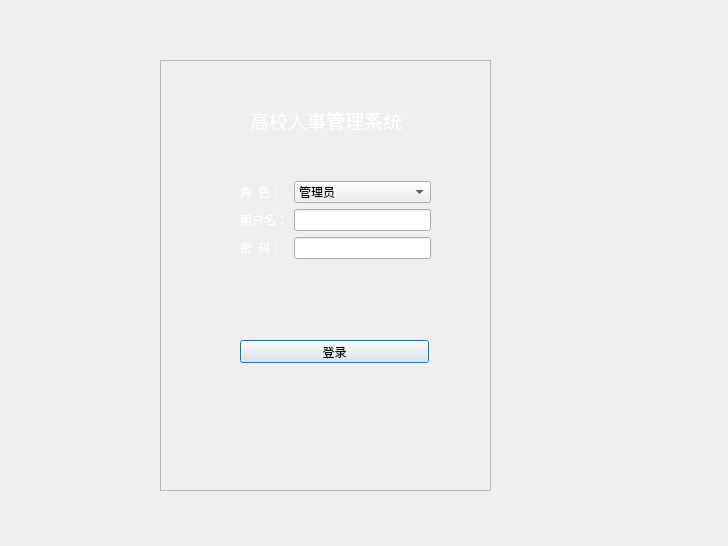
<?xml version="1.0" encoding="UTF-8"?>
<ui version="4.0">
 <class>Dialog</class>
 <widget class="QDialog" name="Dialog">
  <property name="geometry">
   <rect>
    <x>0</x>
    <y>0</y>
    <width>728</width>
    <height>546</height>
   </rect>
  </property>
  <property name="windowTitle">
   <string>Dialog</string>
  </property>
  <property name="styleSheet">
   <string notr="true">QFrame{
background-image:url(:/img/img/Login_1.jpg);
}
QLabel{
background:rgba(85,170,255,0);
color:white;
}</string>
  </property>
  <widget class="QFrame" name="frame">
   <property name="geometry">
    <rect>
     <x>160</x>
     <y>60</y>
     <width>331</width>
     <height>431</height>
    </rect>
   </property>
   <property name="frameShape">
    <enum>QFrame::StyledPanel</enum>
   </property>
   <property name="frameShadow">
    <enum>QFrame::Raised</enum>
   </property>
   <widget class="QWidget" name="layoutWidget">
    <property name="geometry">
     <rect>
      <x>80</x>
      <y>100</y>
      <width>191</width>
      <height>121</height>
     </rect>
    </property>
    <layout class="QVBoxLayout" name="verticalLayout">
     <item>
      <layout class="QGridLayout" name="gridLayout">
       <item row="1" column="0">
        <widget class="QLabel" name="label_2">
         <property name="text">
          <string>用户名：</string>
         </property>
        </widget>
       </item>
       <item row="0" column="1">
        <widget class="QComboBox" name="m_role">
         <item>
          <property name="text">
           <string>管理员</string>
          </property>
         </item>
         <item>
          <property name="text">
           <string>教师</string>
          </property>
         </item>
         <item>
          <property name="text">
           <string>学生</string>
          </property>
         </item>
        </widget>
       </item>
       <item row="0" column="0">
        <widget class="QLabel" name="label">
         <property name="text">
          <string>角  色：</string>
         </property>
        </widget>
       </item>
       <item row="1" column="1">
        <widget class="QLineEdit" name="m_user"/>
       </item>
       <item row="2" column="0">
        <widget class="QLabel" name="label_3">
         <property name="text">
          <string>密  码：</string>
         </property>
        </widget>
       </item>
       <item row="2" column="1">
        <widget class="QLineEdit" name="m_passwd">
         <property name="echoMode">
          <enum>QLineEdit::Password</enum>
         </property>
        </widget>
       </item>
      </layout>
     </item>
    </layout>
   </widget>
   <widget class="QLabel" name="label_4">
    <property name="geometry">
     <rect>
      <x>90</x>
      <y>50</y>
      <width>171</width>
      <height>20</height>
     </rect>
    </property>
    <property name="font">
     <font>
      <family>华文隶书</family>
      <pointsize>14</pointsize>
     </font>
    </property>
    <property name="text">
     <string>高校人事管理系统</string>
    </property>
   </widget>
   <widget class="QPushButton" name="btnLogIn">
    <property name="geometry">
     <rect>
      <x>80</x>
      <y>280</y>
      <width>189</width>
      <height>23</height>
     </rect>
    </property>
    <property name="text">
     <string>登录</string>
    </property>
   </widget>
  </widget>
 </widget>
 <resources/>
 <connections/>
</ui>
